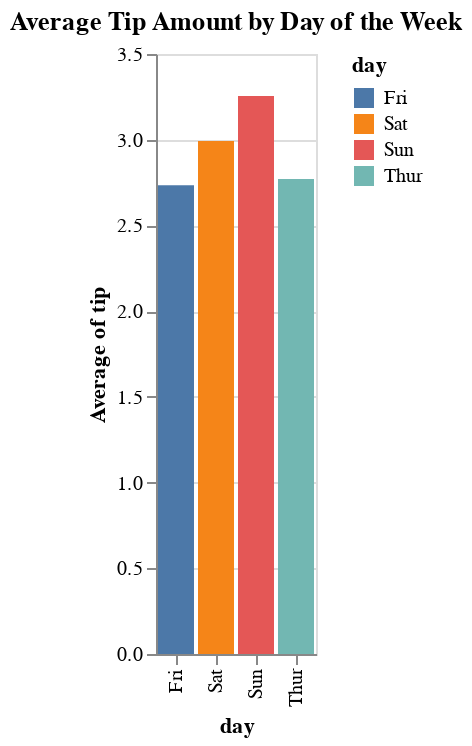

Notebook cell for this chart:
### Code cell
#5. Bar Chart of Tips by Day of the Week
bar_tips_by_day = alt.Chart(data).mark_bar().encode(
    x='day:N',
    y='average(tip):Q',
    color='day:N',
    tooltip=['day', 'average(tip)']
).properties(
    title='Average Tip Amount by Day of the Week'
)
bar_tips_by_day

### Figure 1 — Vega-Lite specification as saved in the notebook (floating-point values rounded to 4 significant figures; data arrays with more than 128 entries replaced by an {"elided": "..."} marker saying what was removed)
{"config": {"view": {"continuousWidth": 300, "continuousHeight": 300}}, "data": {"name": "data-f795d6974a782cd165ff81948ea68153"}, "mark": {"type": "bar"}, "encoding": {"color": {"field": "day", "type": "nominal"}, "tooltip": [{"field": "day", "type": "nominal"}, {"aggregate": "average", "field": "tip", "type": "quantitative"}], "x": {"field": "day", "type": "nominal"}, "y": {"aggregate": "average", "field": "tip", "type": "quantitative"}}, "title": "Average Tip Amount by Day of the Week", "$schema": "https://vega.github.io/schema/vega-lite/v5.17.0.json", "datasets": {"data-f795d6974a782cd165ff81948ea68153": {"elided": "244 records"}}}
